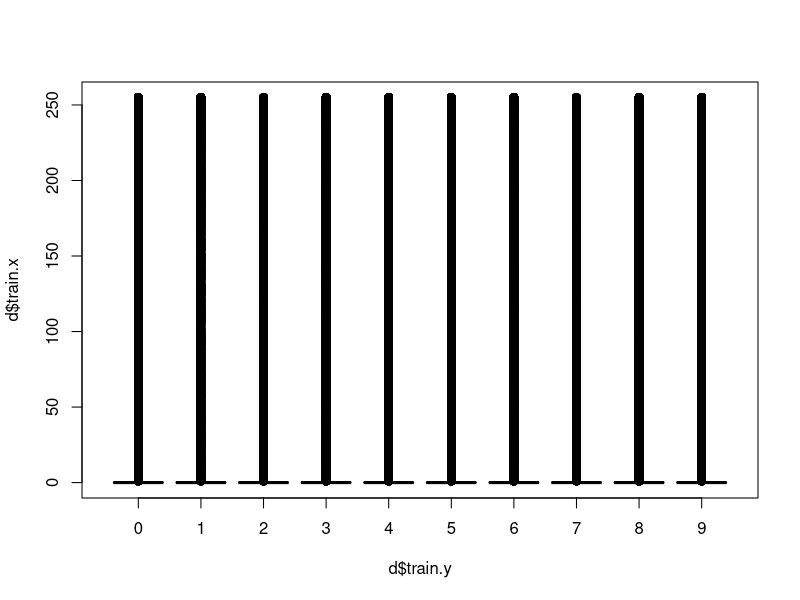
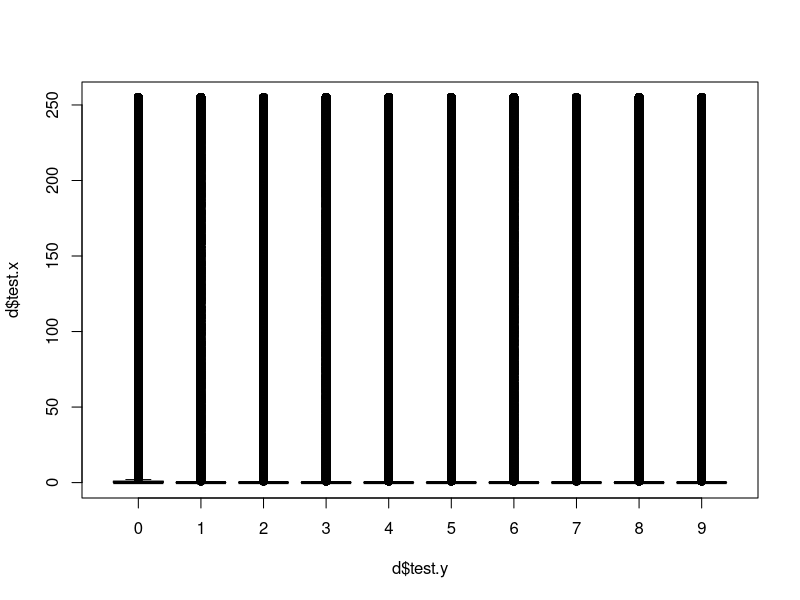
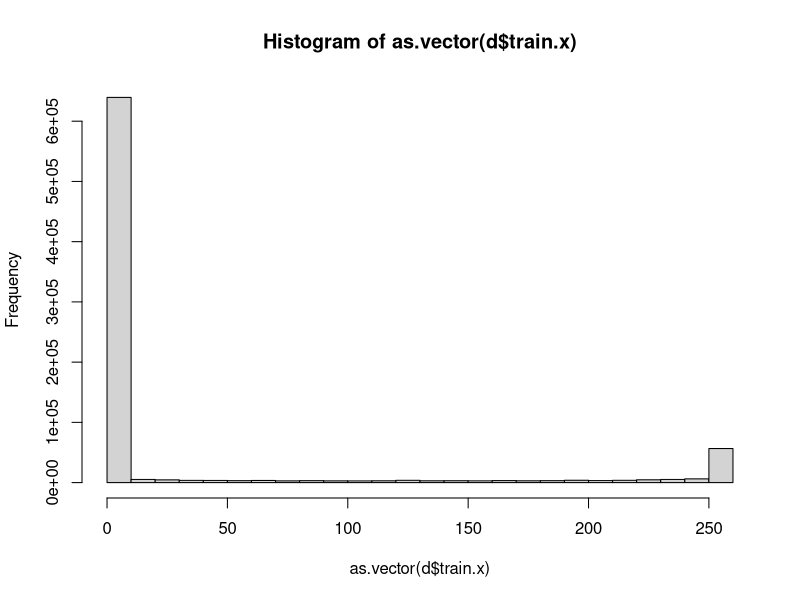
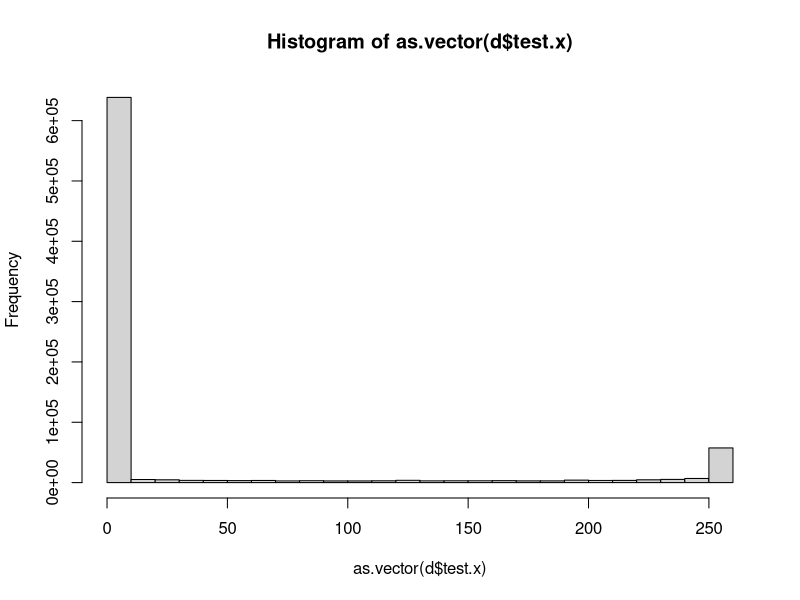

Write R code to recreate these figures, in order.
# Classification
#
# Using the handwritten digit recognition dataset from the Kaggle website.
# http://www.kaggle.com/c/digit-recognizer
# The data consists of a large number of 28×28-pixel 8-bit images and a corresponding
# label (0, 1, . . . , 9).

#####################################################################
## Load test and training data
#####################################################################

n = 1000
d = list()
d$all = read.csv("digits.csv")

class(d$all)
names(d$all)
head(names(d$all))
dim(d$all)

# sample w/out replacement 2n items
set.seed(42)
smpl = sample.int(nrow(d$all), 2*n)

# training set is the first n
d$train = d$all[smpl[1:n], ]
d$train.mat = as.matrix(d$train)
d$train.x = as.matrix(d$train)[, -1]
d$train.y = as.factor(d$train$label)

# test set is the second n
d$test = d$all[smpl[-(1:n)], ]
d$test.mat = as.matrix(d$test)
d$test.x = as.matrix(d$test)[, -1]
d$test.y = as.factor(d$test$label)

# save
save(d, file="digits.rda")

#####################################################################
## EDA
#####################################################################

# make sure both training and test data have roughly similar numbers
# of examples of each digit
table(d$train.y)
table(d$test.y)

# examine distribution of pixels per digit
boxplot(d$train.x ~ d$train.y)
boxplot(d$test.x ~ d$test.y)

# examine the overall distribution of pixels
hist(as.vector(d$train.x))
hist(as.vector(d$test.x))

# draw images

# draw average images

